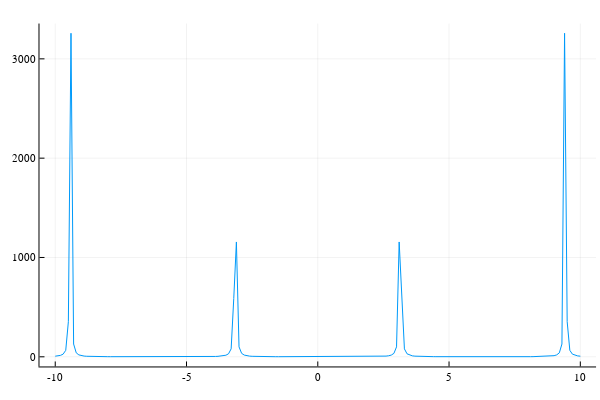

The notebook cell saved with this chart:
### Markdown cell above
The first plot shows some spikes, are these expected? or is it an artifact?
Notice that we mean that something it is an artifact when it only appears due to a numerical computation but it should not be there theoretically.
Are these spikes real or not?

### Code cell
plot(x,f2.(x),grid=true,logspacgridalpha=0.8,legend=false)

### Figure 1 — Plotly figure (JSON) as saved in the notebook; plotly's stock layout.template omitted (floating-point values rounded to 4 significant figures; data arrays with more than 128 entries replaced by an {"elided": "..."} marker saying what was removed)
{"data": [{"colorbar": {"title": ""}, "legendgroup": "y1", "line": {"color": "rgba(0, 154, 250, 1.000)", "dash": "solid", "shape": "linear", "width": 1}, "logspacgridalpha": 0.8, "mode": "lines", "name": "y1", "showlegend": true, "type": "scatter", "x": {"elided": "201 float values"}, "xaxis": "x", "y": {"elided": "201 float values"}, "yaxis": "y", "zmax": null, "zmin": null}], "layout": {"annotations": [], "height": 400, "margin": {"b": 20, "l": 0, "r": 0, "t": 20}, "paper_bgcolor": "rgba(255, 255, 255, 1.000)", "plot_bgcolor": "rgba(255, 255, 255, 1.000)", "showlegend": false, "width": 600, "xaxis": {"anchor": "y", "domain": [0.06582, 0.9934], "gridcolor": "rgba(0, 0, 0, 0.100)", "gridwidth": 0.5, "linecolor": "rgba(0, 0, 0, 1.000)", "mirror": false, "range": [-10.6, 10.6], "showgrid": true, "showline": true, "showticklabels": true, "tickangle": 0, "tickcolor": "rgb(0, 0, 0)", "tickfont": {"color": "rgba(0, 0, 0, 1.000)", "family": "sans-serif", "size": 11}, "tickmode": "array", "ticks": "inside", "ticktext": ["-10", "-5", "0", "5", "10"], "tickvals": [-10, -5, 0, 5, 10], "title": "", "titlefont": {"color": "rgba(0, 0, 0, 1.000)", "family": "sans-serif", "size": 15}, "type": "-", "visible": true, "zeroline": false, "zerolinecolor": "rgba(0, 0, 0, 1.000)"}, "yaxis": {"anchor": "x", "domain": [0.03762, 0.9902], "gridcolor": "rgba(0, 0, 0, 0.100)", "gridwidth": 0.5, "linecolor": "rgba(0, 0, 0, 1.000)", "mirror": false, "range": [-97.22, 3355.0], "showgrid": true, "showline": true, "showticklabels": true, "tickangle": 0, "tickcolor": "rgb(0, 0, 0)", "tickfont": {"color": "rgba(0, 0, 0, 1.000)", "family": "sans-serif", "size": 11}, "tickmode": "array", "ticks": "inside", "ticktext": ["0", "1000", "2000", "3000"], "tickvals": [0, 1000, 2000, 3000], "title": "", "titlefont": {"color": "rgba(0, 0, 0, 1.000)", "family": "sans-serif", "size": 15}, "type": "-", "visible": true, "zeroline": false, "zerolinecolor": "rgba(0, 0, 0, 1.000)"}}}
